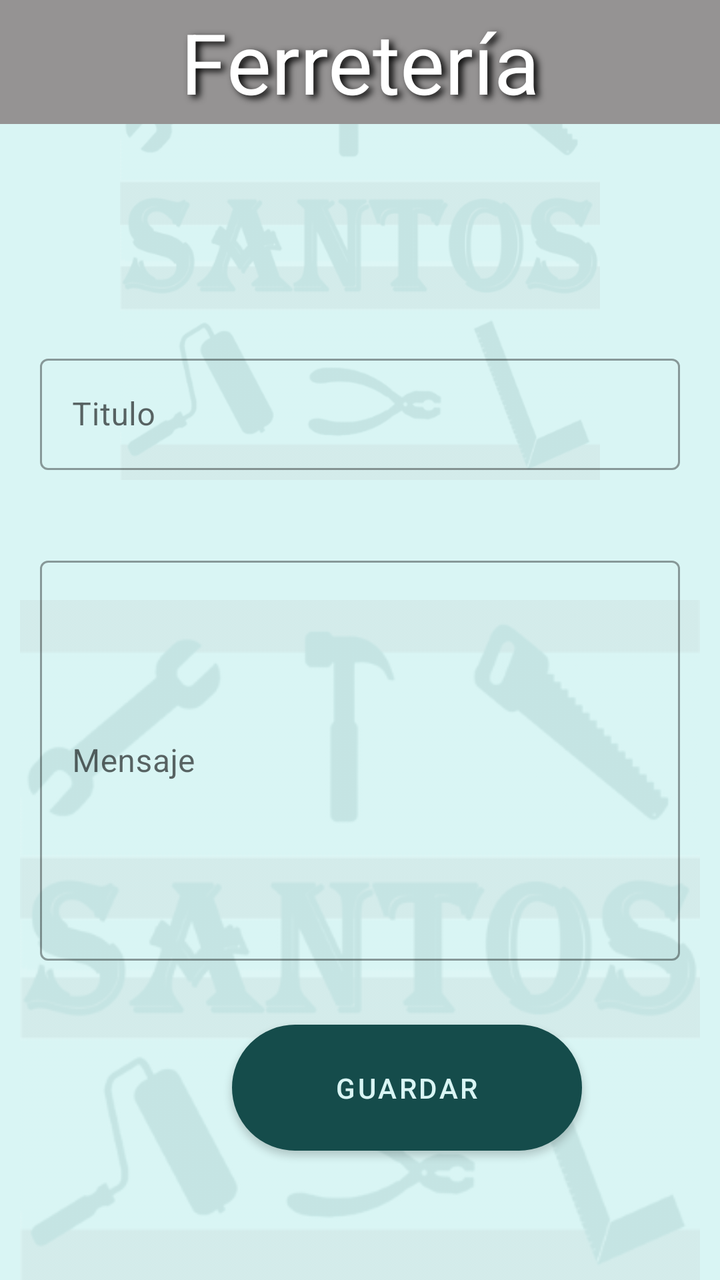
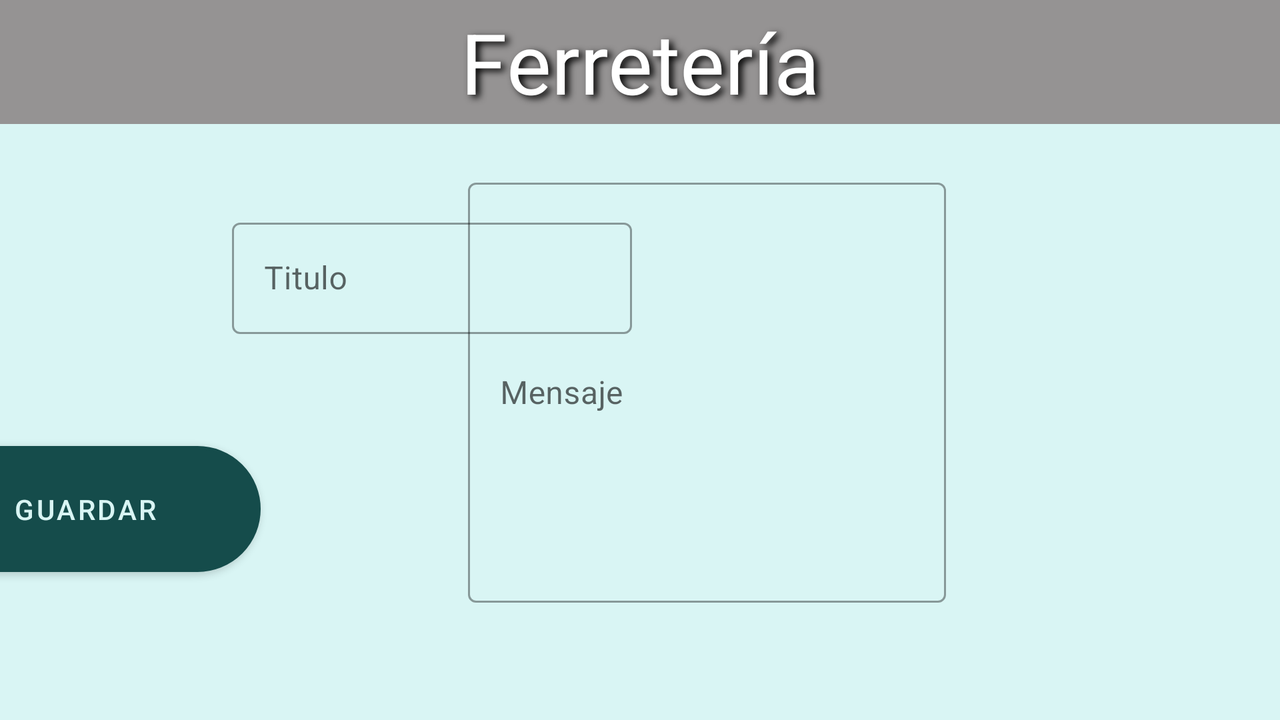

Compare how this app lays out the same screen by default and in its alternative resource folder. The renders come first, then the two layout files and the values they reference.
<!-- AndroidManifest.xml: application theme Theme.Ferreteria -->
<!-- res/layout/activity_registro_comentario.xml -->
<?xml version="1.0" encoding="utf-8"?>
<androidx.constraintlayout.widget.ConstraintLayout xmlns:android="http://schemas.android.com/apk/res/android"
    xmlns:app="http://schemas.android.com/apk/res-auto"
    xmlns:tools="http://schemas.android.com/tools"
    android:layout_width="match_parent"
    android:layout_height="match_parent"
    android:background="@color/verdeClaro"
    tools:context=".RegistroComentario">



    <ImageView
        android:id="@+id/imageView2"
        android:layout_width="match_parent"
        android:layout_height="match_parent"
        android:layout_marginTop="300dp"
        android:alpha="0.1"
        app:layout_constraintTop_toTopOf="parent"
        app:srcCompat="@drawable/pantalla_inicio"
        tools:layout_editor_absoluteX="0dp" />

    <ImageView
        android:id="@+id/imageView3"
        android:layout_width="match_parent"
        android:layout_height="match_parent"
        android:layout_marginBottom="400dp"
        android:alpha="0.1"
        android:visibility="visible"
        app:layout_constraintBottom_toBottomOf="parent"
        app:layout_constraintTop_toTopOf="parent"
        app:layout_constraintVertical_bias="0.0"
        app:srcCompat="@drawable/pantalla_inicio"
        tools:layout_editor_absoluteX="0dp" />



    <TextView
        android:id="@+id/insertAutor"
        android:layout_width="359dp"
        android:layout_height="68dp"
        android:layout_marginStart="36dp"
        android:layout_marginTop="4dp"
        android:inputType="textPersonName"
        android:maxLength="20"
        android:visibility="invisible"
        app:layout_constraintStart_toStartOf="parent"
        app:layout_constraintTop_toBottomOf="@+id/textView" />

    <com.google.android.material.textfield.TextInputLayout
        android:id="@+id/textInputLayout3"
        style="@style/Widget.MaterialComponents.TextInputLayout.OutlinedBox"
        android:layout_width="match_parent"
        android:layout_height="wrap_content"
        android:layout_marginTop="92dp"
        android:hint="Titulo"
        android:padding="20dp"
        app:layout_constraintTop_toBottomOf="@+id/textView"
        tools:ignore="MissingConstraints"
        tools:layout_editor_absoluteX="0dp">

        <EditText
            android:id="@+id/insertTitulo"
            android:layout_width="match_parent"
            android:layout_height="wrap_content"
            android:inputType="textPersonName" />
    </com.google.android.material.textfield.TextInputLayout>

    <com.google.android.material.textfield.TextInputLayout
        android:id="@+id/textInputLayout4"
        style="@style/Widget.MaterialComponents.TextInputLayout.OutlinedBox"
        android:layout_width="match_parent"
        android:layout_height="wrap_content"
        android:hint="Mensaje"
        android:padding="20dp"
        app:layout_constraintTop_toBottomOf="@+id/textInputLayout3"
        tools:ignore="MissingConstraints"
        tools:layout_editor_absoluteX="-16dp">

        <EditText
            android:id="@+id/insertComentario"
            android:layout_width="match_parent"
            android:layout_height="200dp"
            android:inputType="text|textMultiLine"
            app:autoSizeTextType="uniform" />
    </com.google.android.material.textfield.TextInputLayout>

    <Button
        android:id="@+id/guardaCome"
        android:layout_width="175dp"
        android:layout_height="63dp"
        android:layout_marginStart="116dp"
        android:layout_marginTop="12dp"
        android:background="@drawable/boton_pulsar"
        android:text="Guardar"
        android:textColor="@drawable/boton_texto"
        app:layout_constraintStart_toStartOf="parent"
        app:layout_constraintTop_toBottomOf="@+id/textInputLayout4" />

    <TextView
        android:id="@+id/textView"
        style="@style/Titulo"
        android:layout_width="match_parent"
        android:layout_height="62dp"
        app:layout_constraintEnd_toEndOf="parent"
        app:layout_constraintTop_toTopOf="parent" />


    <ImageView
        android:id="@+id/volveAlmacen"
        android:layout_width="54dp"
        android:layout_height="47dp"
        android:layout_marginStart="10dp"
        android:layout_marginTop="10dp"
        app:layout_constraintStart_toStartOf="parent"
        app:layout_constraintTop_toTopOf="parent"
        app:srcCompat="@drawable/ic_volver" />


</androidx.constraintlayout.widget.ConstraintLayout>
<!-- resources referenced by this layout -->
<resources>
  <color name="verdeClaro">#d9f5f4</color>
  <!-- drawable boton_pulsar (drawable) -->
  <?xml version="1.0" encoding="utf-8"?>
  <ripple xmlns:android="http://schemas.android.com/apk/res/android"
      android:color="@color/verdeClaro">
  <item android:drawable="@drawable/boton_ripple"/>
  </ripple>
  <!-- drawable boton_texto (drawable) -->
  <?xml version="1.0" encoding="utf-8"?>
  <selector xmlns:android="http://schemas.android.com/apk/res/android">
      <item android:color="@color/verdeOsculo" android:state_pressed="true"></item>
      <item android:color="@color/verdeClaro" android:state_pressed="false"></item>
  </selector>
  <!-- drawable pantalla_inicio (drawable) -->
  <?xml version="1.0" encoding="utf-8"?>
  <layer-list xmlns:android="http://schemas.android.com/apk/res/android">
  <item android:drawable="@color/verdeClaro">
  </item>
     <item>
         <bitmap android:gravity="start"
             android:src="@mipmap/pantalla"/>
     </item>
  </layer-list>
  <style name="Titulo" parent="Theme.Ferreteria">
      <item name="android:background">@color/gris</item>
      <item name="android:gravity">center</item>
      <item name="android:text">@string/app_name</item>
      <item name="android:shadowColor">@color/black</item>
      <item name="android:textSize">42dp</item>
      <item name="android:shadowDx">6</item>
      <item name="android:shadowDy">4</item>
      <item name="android:shadowRadius">8</item>
      <item name="android:textColor">@color/white</item>
  </style>
  <style name="Theme.Ferreteria" parent="Theme.MaterialComponents.DayNight.DarkActionBar">
          
          <item name="colorPrimary">@color/verdeOsculo</item>
          <item name="colorPrimaryDark">@color/gris</item>
          <item name="colorOnPrimary">@color/verdeClaro</item>
          <item name="colorPrimaryVariant">@color/black</item>
  
          
          <item name="colorSecondary">@color/verdeClaro</item>
          <item name="colorSecondaryVariant">@color/verdeOsculo</item>
          <item name="colorOnSecondary">@color/black</item>
  
          <item name="android:statusBarColor" tools:targetApi="l">?attr/colorPrimaryVariant</item>
          
          <item name="toolbarStyle">@style/Widget.MaterialComponents.Toolbar.PrimarySurface</item>
      </style>
  <!-- drawable boton_ripple (drawable) -->
  <?xml version="1.0" encoding="utf-8"?>
  <shape xmlns:android="http://schemas.android.com/apk/res/android">
      <corners android:radius="140dp"/>
    <stroke android:color="@color/white"
        android:width="5px"/>
      <solid android:color="@color/white"/>
  </shape>
  <color name="verdeOsculo">#154c4b</color>
  <color name="gris">#959393</color>
  <string name="app_name">Ferretería</string>
  <color name="black">#FF000000</color>
  <color name="white">#FFFFFFFF</color>
</resources>
<!-- res/layout-land/activity_registro_comentario.xml (the repository's variant of the layout above) -->
<!-- drawn on the phone turned sideways -->
<?xml version="1.0" encoding="utf-8"?>
<androidx.constraintlayout.widget.ConstraintLayout xmlns:android="http://schemas.android.com/apk/res/android"
    xmlns:app="http://schemas.android.com/apk/res-auto"
    xmlns:tools="http://schemas.android.com/tools"
    android:layout_width="match_parent"
    android:layout_height="match_parent"
    android:background="@color/verdeClaro"
    tools:context=".RegistroComentario">


    <TextView
        android:id="@+id/insertAutor"
        android:layout_width="56dp"
        android:layout_height="3dp"
        android:layout_marginStart="16dp"
        android:layout_marginTop="4dp"
        android:inputType="textPersonName"
        android:maxLength="20"
        android:visibility="invisible"
        app:layout_constraintStart_toStartOf="parent"
        app:layout_constraintTop_toBottomOf="@+id/textView" />

    <com.google.android.material.textfield.TextInputLayout
        android:id="@+id/textInputLayout3"
        style="@style/Widget.MaterialComponents.TextInputLayout.OutlinedBox"
        android:layout_width="250dp"
        android:layout_height="wrap_content"
        android:layout_marginStart="96dp"
        android:layout_marginTop="24dp"
        android:hint="Titulo"
        android:padding="20dp"
        app:layout_constraintStart_toStartOf="parent"
        app:layout_constraintTop_toBottomOf="@+id/textView"
        tools:ignore="MissingConstraints">

        <EditText
            android:id="@+id/insertTitulo"
            android:layout_width="200dp"
            android:layout_height="wrap_content"
            android:inputType="textPersonName" />
    </com.google.android.material.textfield.TextInputLayout>

    <com.google.android.material.textfield.TextInputLayout
        android:id="@+id/textInputLayout4"
        style="@style/Widget.MaterialComponents.TextInputLayout.OutlinedBox"
        android:layout_width="302dp"
        android:layout_height="257dp"
        android:layout_marginTop="4dp"
        android:layout_marginEnd="124dp"
        android:hint="Mensaje"
        android:padding="20dp"
        app:layout_constraintEnd_toEndOf="parent"
        app:layout_constraintTop_toBottomOf="@+id/textView"
        tools:ignore="MissingConstraints">

        <EditText
            android:id="@+id/insertComentario"
            android:layout_width="239dp"
            android:layout_height="210dp"
            android:inputType="text|textMultiLine"
            app:autoSizeTextType="uniform" />
    </com.google.android.material.textfield.TextInputLayout>

    <Button
        android:id="@+id/guardaCome"
        android:layout_width="175dp"
        android:layout_height="63dp"
        android:layout_marginTop="36dp"
        android:layout_marginEnd="84dp"
        android:background="@drawable/boton_pulsar"
        android:text="Guardar"
        android:textColor="@drawable/boton_texto"
        app:layout_constraintEnd_toStartOf="@+id/textInputLayout4"
        app:layout_constraintTop_toBottomOf="@+id/textInputLayout3" />

    <TextView
        android:id="@+id/textView"
        style="@style/Titulo"
        android:layout_width="match_parent"
        android:layout_height="62dp"
        app:layout_constraintEnd_toEndOf="parent"
        app:layout_constraintTop_toTopOf="parent" />


    <ImageView
        android:id="@+id/volveAlmacen"
        android:layout_width="54dp"
        android:layout_height="47dp"
        android:layout_marginStart="10dp"
        android:layout_marginTop="10dp"
        app:layout_constraintStart_toStartOf="parent"
        app:layout_constraintTop_toTopOf="parent"
        app:srcCompat="@drawable/ic_volver" />


</androidx.constraintlayout.widget.ConstraintLayout>
<!-- resources referenced by the variant -->
<!-- as the phone turned sideways resolves them -->
<resources>
  <color name="verdeClaro">#d9f5f4</color>
  <!-- drawable boton_pulsar (drawable) -->
  <?xml version="1.0" encoding="utf-8"?>
  <ripple xmlns:android="http://schemas.android.com/apk/res/android"
      android:color="@color/verdeClaro">
  <item android:drawable="@drawable/boton_ripple"/>
  </ripple>
  <!-- drawable boton_texto (drawable) -->
  <?xml version="1.0" encoding="utf-8"?>
  <selector xmlns:android="http://schemas.android.com/apk/res/android">
      <item android:color="@color/verdeOsculo" android:state_pressed="true"></item>
      <item android:color="@color/verdeClaro" android:state_pressed="false"></item>
  </selector>
  <style name="Titulo" parent="Theme.Ferreteria">
      <item name="android:background">@color/gris</item>
      <item name="android:gravity">center</item>
      <item name="android:text">@string/app_name</item>
      <item name="android:shadowColor">@color/black</item>
      <item name="android:textSize">42dp</item>
      <item name="android:shadowDx">6</item>
      <item name="android:shadowDy">4</item>
      <item name="android:shadowRadius">8</item>
      <item name="android:textColor">@color/white</item>
  </style>
  <style name="Theme.Ferreteria" parent="Theme.MaterialComponents.DayNight.DarkActionBar">
          
          <item name="colorPrimary">@color/verdeOsculo</item>
          <item name="colorPrimaryDark">@color/gris</item>
          <item name="colorOnPrimary">@color/verdeClaro</item>
          <item name="colorPrimaryVariant">@color/black</item>
  
          
          <item name="colorSecondary">@color/verdeClaro</item>
          <item name="colorSecondaryVariant">@color/verdeOsculo</item>
          <item name="colorOnSecondary">@color/black</item>
  
          <item name="android:statusBarColor" tools:targetApi="l">?attr/colorPrimaryVariant</item>
          
          <item name="toolbarStyle">@style/Widget.MaterialComponents.Toolbar.PrimarySurface</item>
      </style>
  <!-- drawable boton_ripple (drawable) -->
  <?xml version="1.0" encoding="utf-8"?>
  <shape xmlns:android="http://schemas.android.com/apk/res/android">
      <corners android:radius="140dp"/>
    <stroke android:color="@color/white"
        android:width="5px"/>
      <solid android:color="@color/white"/>
  </shape>
  <color name="verdeOsculo">#154c4b</color>
  <color name="gris">#959393</color>
  <string name="app_name">Ferretería</string>
  <color name="black">#FF000000</color>
  <color name="white">#FFFFFFFF</color>
</resources>
